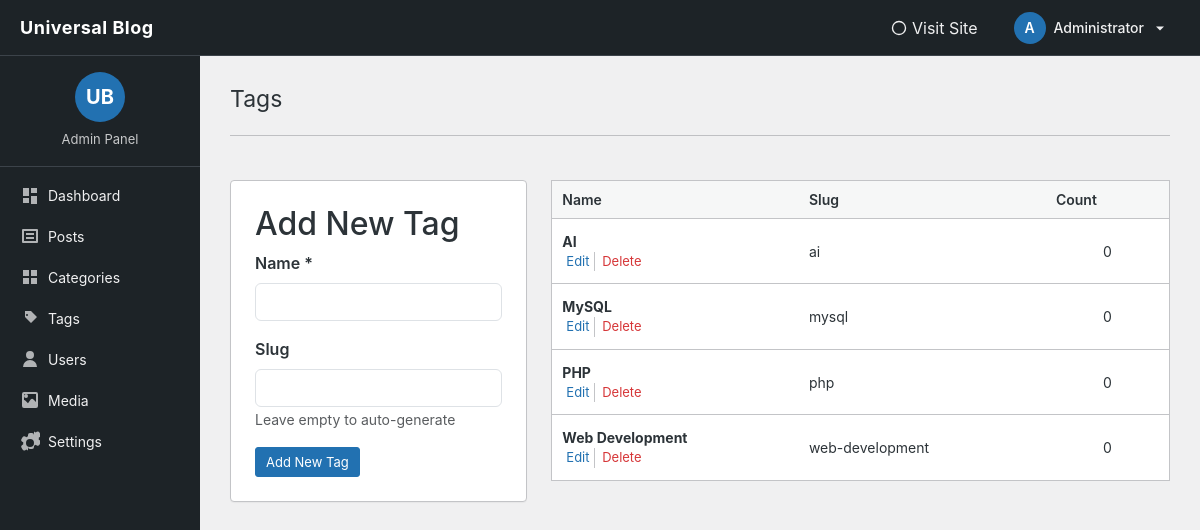
/blog/admin/tags/index.php (signed in), run on the app's committed database.
### tables this page shows
CREATE TABLE `tags` (
  `id` int(11) NOT NULL,
  `name` varchar(100) NOT NULL,
  `slug` varchar(100) NOT NULL
);

### blog/admin/tags/index.php (the view, shortened to what this page needs)
<?php
require_once '../../includes/db.php';
$stmt = $pdo->query("
    SELECT t.*, COUNT(pt.post_id) as post_count
    FROM tags t
    LEFT JOIN post_tags pt ON t.id = pt.tag_id
    GROUP BY t.id
    ORDER BY t.name ASC
");
$tags = $stmt->fetchAll();
$editTag = null;
?>
<!DOCTYPE html>
<html lang="en">
<head>
<link href="https://cdn.jsdelivr.net/npm/bootstrap@5.3.2/dist/css/bootstrap.min.css" rel="stylesheet">
</head>
<body>
<?php require '../partials/header.php'; ?>
<div class="container-fluid">
<div class="row">
<?php require '../partials/sidebar.php'; ?>
<main class="col-md-9 col-lg-10">
<div class="wrap">
    <h1 class="wp-heading-inline">Tags</h1>
    <hr class="wp-header-end">
    <div class="row mt-4">
        <div class="col-lg-4">
            <div class="wp-card p-4">
                <h2><?= $editTag ? 'Edit Tag' : 'Add New Tag' ?></h2>
                <form method="post">
                    <div class="mb-3">
                        <label for="name" class="form-label fw-semibold">Name *</label>
                        <input type="text" class="form-control" id="name" name="name"
                               value="<?= $editTag ? htmlspecialchars($editTag['name']) : '' ?>"
                               required autofocus>
                    </div>
                    <div class="mb-3">
                        <label for="slug" class="form-label fw-semibold">Slug</label>
                        <input type="text" class="form-control" id="slug" name="slug"
                               value="<?= $editTag ? htmlspecialchars($editTag['slug']) : '' ?>">
                        <small class="text-muted">Leave empty to auto-generate</small>
                    </div>
                    <button type="submit" class="button-primary">
                        <?= $editTag ? 'Update Tag' : 'Add New Tag' ?>
                    </button>
                </form>
            </div>
        </div>
        <div class="col-lg-8">
            <table class="wp-list-table">
                <thead>
                    <tr>
                        <th style="width: 40%">Name</th>
                        <th style="width: 40%">Slug</th>
                        <th style="width: 80px">Count</th>
                    </tr>
                </thead>
                <tbody>
                    <?php if ($tags): ?>
                        <?php foreach ($tags as $tag): ?>
                        <tr>
                            <td>
                                <strong><?= htmlspecialchars($tag['name']) ?></strong>
                                <div class="row-actions">
                                    <span><a href="?edit=<?= $tag['id'] ?>">Edit</a></span>
                                    <span class="delete">
                                        <a href="?delete=<?= $tag['id'] ?>"
                                           onclick="return confirm('Delete this tag?')">Delete</a>
                                    </span>
                                </div>
                            </td>
                            <td><?= htmlspecialchars($tag['slug']) ?></td>
                            <td class="text-center"><?= $tag['post_count'] ?></td>
                        </tr>
                        <?php endforeach; ?>
                    <?php else: ?>
                        <tr>
                            <td colspan="3" class="text-center text-muted">No tags found</td>
                        </tr>
                    <?php endif; ?>
                </tbody>
            </table>
        </div>
    </div>
</div>
</main>
</div>
</div>
</body>
</html>

### blog/admin/partials/admin-style.php (style rules this page uses)
:root { --wp-blue: #2271b1; --wp-blue-dark: #135e96; --wp-admin-bg: #f0f0f1; --wp-sidebar-bg: #1d2327; --wp-sidebar-hover: #2c3338; --wp-accent: #2271b1; --wp-border: #c3c4c7; }
body { background: var(--wp-admin-bg); font-family: -apple-system,BlinkMacSystemFont,"Segoe UI",Roboto,Oxygen-Sans,Ubuntu,Cantarell,"Helvetica Neue",sans-serif; color: #2c3338; padding-top: 56px; }
main { padding: 20px 30px !important; }
@media (min-width: 768px) { main.col-md-9, main.col-lg-10 { margin-left: 0; } }
.wp-heading-inline { font-size: 23px; font-weight: 400; margin: 0; padding: 9px 0 4px; line-height: 1.3; }
.page-card, .wp-card { background: #fff; border: 1px solid var(--wp-border); border-radius: 4px; box-shadow: 0 1px 1px rgba(0,0,0,.04); margin-top: 20px; }
.wp-list-table { background: #fff; border: 1px solid var(--wp-border); border-spacing: 0; width: 100%; margin: 20px 0; }
.wp-list-table thead th { background: #f6f7f7; border-bottom: 1px solid var(--wp-border); padding: 8px 10px; font-weight: 600; text-align: left; font-size: 14px; }
.wp-list-table tbody tr { border-bottom: 1px solid var(--wp-border); }
.wp-list-table tbody td { padding: 12px 10px; font-size: 14px; }
.button, .button-primary, .button-secondary { display: inline-block; text-decoration: none; font-size: 13px; line-height: 2.15384615; min-height: 30px; margin: 0; padding: 0 10px; cursor: pointer; border: 1px solid #2271b1; border-radius: 3px; background: #2271b1; color: #fff; transition: all 0.15s ease; }
.row-actions { font-size: 13px; }
.row-actions span { display: inline-block; padding: 0 4px; }
.row-actions span:not(:last-child) { border-right: 1px solid #c3c4c7; }
.row-actions a { color: #2271b1; text-decoration: none; }
.row-actions .delete a { color: #d63638; }

### data on the page
tags: name "AI", slug "ai", post_count "0"
tags: name "MySQL", slug "mysql", post_count "0"
tags: name "PHP", slug "php", post_count "0"
tags: name "Web Development", slug "web-development", post_count "0"

### other printed values
substr($admin_name, 0, 1) "A"
$admin_name "Administrator"
